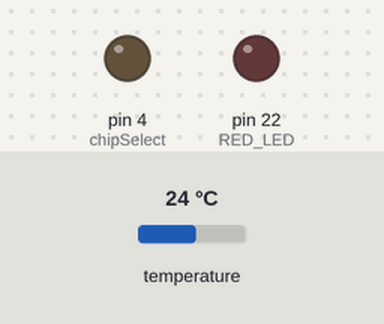
Simulated run of this sketch. Board: Arduino Mega 2560, built with avr-gcc and run on an emulated ATmega2560. Shown: output pins drawn as LEDs (lit = HIGH). Inputs (shaded band) come from the test bench; at power-on: temperature 24 °C. Pins used as bus, display or sensor lines are not drawn; what the sketch prints to the serial monitor is not drawn.

Above: at 0.1 s.
At 20.2 s:
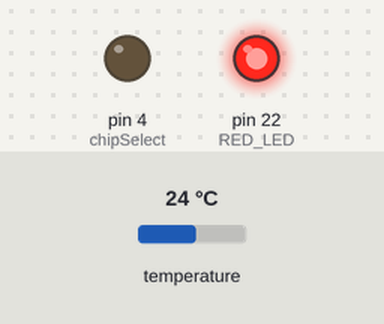
Timing chart, 0 to 21.7 s (numbered marks = the images above):
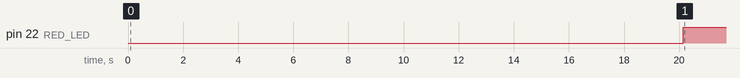

Measured:
- by itself, pin 22 (RED_LED): LOW → HIGH at 20.2 s

The sketch:

Geiger_Counter_Flight_2014_06_02.ino
```cpp
/*
 * Program Code for Stormdrifter II Flight Board by Glinka Dynamics
 * Based on the EURUS Balloon Code by James Coxon (GPS), Anthony Stirk's NTX2 RTTY code and Tom Igoe's SD Library.
 * Version of June 2, 2014.
 */

#include <stdlib.h>
#include <util/crc16.h>
#include <string.h>
#include <OneWire.h>


//
// Variablen
//

// GPS Variables.
int32_t lat = 0, lon = 0, alt = 0, lat_dec = 0, lon_dec = 0;
uint8_t hour = 0, minute = 0, second = 0, lock = 0, sats = 0;
unsigned long startGPS = 0;
int GPSerrorM = 0, GPSerrorL = 0, GPSerrorP = 0, GPSerrorT = 0, count = 0, n, gpsstatus, lockcount = 0;
byte navmode = 99;
byte error = 0;
int lon_int = 0, lat_int = 0;


// Sensor and Datastring Variables/Datatypes.
int id = 0;

// Datastring CRC16 Checksum Mechanism
uint16_t crccat(char *msg)
{
  uint16_t x;
  for(x = 0xFFFF; *msg; msg++)
    x = _crc_xmodem_update(x, *msg);
  snprintf(msg, 8, "*%04X\n", x);
  return(x);
}

//Pin Definitions.
const int RADIOPIN = 0;
const int RED_LED = 22;
const int YELLOW_LED = 1;


//Temperature Chip I/0.
OneWire ds(2); // on digital pin 2 //init von DS18b20

// Buffer Definitions.
uint8_t buf[250]; // GPS receive buffer.
char dataString[300];
char DSTemperString[20]; // Temperature of the DS18B20.

// temperature humidity pressure Bmp DS18b20 HIH-5030
double temperature_DS = 0;

// Software Serial for Debugging.
//SoftwareSerial GeigerSerial(7, 6); // RX, TX //geiger ausgeschaltet

// SD Chip Select
const int chipSelect = 4;

// Mathematic
int pows_of_ten[4] = {1, 10, 100, 1000};


void setup()
{
  pinMode(chipSelect, OUTPUT);
  pinMode(YELLOW_LED, OUTPUT);
  pinMode(RED_LED, OUTPUT);
  pinMode(RADIOPIN, OUTPUT);
  Serial.begin(9600); //GPS-Serial
  setupGPS();
  delay(100);
}

void loop()
{
  //
  //GPS einrichten
  //

  // GPS Control Routines, first check the Navigation Mode.
  gps_check_nav(); // gps ausgeschaltet
  // Check and set the navigation mode (Airborne, 1G).
  if(navmode != 6) {
    setupGPS();
  }


  //
  //GPS auslesen
  //

  gps_check_lock(); // Check if the GPS has Lock.
  gps_get_position(); // Read the Latitude, Longitude and Altitude.
  gps_get_time(); // Read the current Time.
  error = GPSerrorM + GPSerrorL + GPSerrorP + GPSerrorT; // Add up the errors.
  print_lat(); // Convert the Latitude into the proper format.
  print_lon(); // Convert the Longitude into the proper format.


  //
  //Lock anzeigen
  //

  // LED Control Routines
  if(lock != 3)
  {
    digitalWrite(RED_LED, HIGH);
  }
  else
  {
    digitalWrite(RED_LED, LOW);
  }


  //
  //Sensoren auslesen
  //

  // Read the Sensors, BMP085, DS18B20 and HIH-5030.
//  temperature = bmp.readTemperature(); //bmp //ausgeschaltet
//  pressure = bmp.readPressure();  //bmp //ausgeschaltet
  temperature_DS = getTemp();  // ds18b20
//  Humidity = analogRead(A3);  //hih //ausgeschaltet

  // Read the HIH-6121.
/*  byte _status;
  unsigned int H_dat, T_dat;
  RH, T_C;

    _status = fetch_humidity_temperature(&H_dat, &T_dat);
  //HIH Errorcontrol
    switch(_status)
    {
    case 0:
      Serial.println("Normal.");
      break;
    case 1:
      Serial.println("Stale Data.");
      break;
    case 2:
      Serial.println("In command mode.");
      break;
    default:
      Serial.println("Diagnostic.");
      break;
    }
  // Daten umrechnen zur besseren Lesbarkeit
    RH = (float) H_dat * 6.10e-3;
    T_C = (float) T_dat * 1.007e-2 - 40.0;
    print_float(RH, 1);
    print_float(T_C, 2);

  */  //hih ausgeschaltet

    // Convert the Sensor Data from Doubles into Strings.
    dtostrf(temperature_DS, 4, 2, DSTemperString);

  //
  // Read The Geiger Counter.
  //

  //    get_radiation(); //geiger ausgeschaltet


  //
  // String drucken und senden
  //

    // make a string for assembling the data to log:
    sprintf(dataString,"$$OERNEN-II,%d,%02d:%02d:%02d,%s%i.%07ld,%s%i.%07ld,%ld,%d,%d,%d,%d,%s", id, hour, minute, second,
      lat < 0 ? "-" : "",lat_int,lat_dec, lon < 0 ? "-" : "",lon_int,lon_dec, alt, navmode, error, lock, sats, DSTemperString);

    // Append the checksum, skipping the $$ prefix.
    crccat(dataString + 2);

  // Deactivate the Interrupts, Broadcast the String and enable the Interrupts again.
  noInterrupts();
  rtty_txstring(dataString);
  interrupts();

  //
  // Kontrollsumme erhöhen
  //

  // Increase the count by 1.
  id++;
}
```

GPS.ino
```cpp
/*
* This Section Controls the Operation of the uBlox MAX-6Q GPS.
* The NMEA functions are deactivated, the Navmode set to Airborne and the GPS Data is fetched using the UBX protocol.
*/

void setupGPS(){
  // Turning off all GPS NMEA strings apart on the uBlox module
  Serial.println("$PUBX,40,GLL,0,0,0,0*5C");
  delay(1000);
  Serial.println("$PUBX,40,GGA,0,0,0,0*5A");
  delay(1000);
  Serial.println("$PUBX,40,GSA,0,0,0,0*4E");
  delay(1000);
  Serial.println("$PUBX,40,RMC,0,0,0,0*47");
  delay(1000);
  Serial.println("$PUBX,40,GSV,0,0,0,0*59");
  delay(1000);
  Serial.println("$PUBX,40,VTG,0,0,0,0*5E");
  delay(3000); // Wait for the GPS to process all the previous commands

  // Set the GPS to airborne mode
  uint8_t setNav[] = {
  0xB5, 0x62, 0x06, 0x24, 0x24, 0x00, 0xFF, 0xFF, 0x06, 0x03, 0x00, 0x00, 0x00, 0x00, 0x10, 0x27, 0x00, 0x00, 0x05, 0x00, 0xFA, 0x00, 0xFA, 0x00, 0x64,
  0x00, 0x2C, 0x01, 0x00, 0x00, 0x00, 0x00, 0x00, 0x00, 0x00, 0x00, 0x00, 0x00, 0x00, 0x00, 0x00, 0x00, 0x16, 0xDC
}; //code zum einstellen des GPS
  sendUBX(setNav, sizeof(setNav)/sizeof(uint8_t));

}


/*
* Calculate a UBX checksum using 8-bit Fletcher (RFC1145)
*/
void gps_ubx_checksum(uint8_t* data, uint8_t len, uint8_t* cka, uint8_t* ckb)
{
  *cka = 0;
  *ckb = 0;
  for( uint8_t i = 0; i < len; i++ )
  {
    *cka += *data;
    *ckb += *cka;
    data++;
  }
}


/*
* Verify the checksum for the given data and length
*/
bool _gps_verify_checksum(uint8_t* data, uint8_t len)
{
  uint8_t a, b;
  gps_ubx_checksum(data, len, &a, &b);
  if( a != *(data + len) || b != *(data + len + 1))
  return false;
  else
  return true;
}


/*
* Get data from GPS, times out after 0.5 seconds
*/
void gps_get_data()
{
  int i = 0;
  unsigned long startTime = millis();
  while(1) {
    // Make sure data is available to read
    if (Serial.available()) {
      buf[i] = Serial.read();
      i++;
    }
    // Timeout if no valid response in 0.5 seconds
    if (millis() - startTime > 1000) {
      break;
    }
  }
}


/*
* Check the navigation status to determine the quality of the fix currently held by the receiver with a NAV-STATUS message
*/
void gps_check_lock()
{
  GPSerrorL = 0;
  Serial.flush();
  // Construct the request to the GPS
  uint8_t request[8] = {0xB5, 0x62, 0x01, 0x06, 0x00, 0x00, 0x07, 0x016};
  sendUBX(request, 8);

  // Get the message back from the GPS
  gps_get_data();
  // Verify the sync and header bits
  if( buf[0] != 0xB5 || buf[1] != 0x62 ) {
    GPSerrorL = 100;
  }
  if( buf[2] != 0x01 || buf[3] != 0x06 ) {
    GPSerrorL = 200;
  }

  // Check 60 bytes minus SYNC and CHECKSUM (4 bytes)
  if( !_gps_verify_checksum(&buf[2], 56) ) {
    GPSerrorL = 300;
  }

  if(GPSerrorL == 0){
    // Return the value if GPSfixOK is set in 'flags'
    if( buf[17] & 0x01 )
    lock = buf[16];
    else
    lock = 0;

    sats = buf[53];
  }
  else {
    lock = 0;
  }
}

/*
* Poll the GPS for a positition message then extract the useful information from it - POLLSH
*/
void gps_get_position()
{
  GPSerrorP = 0;
  Serial.flush();
  // Request a NAV-POLLSH message from the GPS
  uint8_t request[8] = {0xB5, 0x62, 0x01, 0x02, 0x00, 0x00, 0x03, 0x0A};
  sendUBX(request, 8);

  // Get the message back from the GPS
  gps_get_data();

  // Verify the sync and header bits
  if( buf[0] != 0xB5 || buf[1] != 0x62){
    GPSerrorP = 10;
  }
  if( buf[2] != 0x01 || buf[3] != 0x02 ){
    GPSerrorP = 20;
  }
  if( !_gps_verify_checksum(&buf[2], 32)){
    GPSerrorP = 30;
  }

  if(GPSerrorP == 0) {
    // 4 bytes of longitude (1e-7)
    lon = (int32_t)buf[10] | (int32_t)buf[11] << 8 | (int32_t)buf[12] << 16 | (int32_t)buf[13] << 24;
    // 4 bytes of latitude (1e-7)
    lat = (int32_t)buf[14] | (int32_t)buf[15] << 8 | (int32_t)buf[16] << 16 | (int32_t)buf[17] << 24;
    // 4 bytes of altitude above MSL (mm)
    alt = (int32_t)buf[22] | (int32_t)buf[23] << 8 | (int32_t)buf[24] << 16 | (int32_t)buf[25] << 24;
    alt /= 1000;
  }
}

/*
* Get the hour, minute and second from the GPS using the NAV-TIMEUTC message
*/
void gps_get_time()
{
  GPSerrorT = 0;
  Serial.flush();
  // Send a NAV-TIMEUTC message to the receiver
  uint8_t request[8] = {0xB5, 0x62, 0x01, 0x21, 0x00, 0x00, 0x22, 0x67};
  sendUBX(request, 8);

  // Get the message back from the GPS
  gps_get_data();

  // Verify the sync and header bits
  if( buf[0] != 0xB5 || buf[1] != 0x62 ) {
    GPSerrorT = 1;
  }
  if( buf[2] != 0x01 || buf[3] != 0x21 ) {
    GPSerrorT = 2;
  }
  if( !_gps_verify_checksum(&buf[2], 24)){
    GPSerrorT = 3;
  }
  if(GPSerrorT == 0) {
    if(hour > 23 || minute > 59 || second > 59)
    {
      GPSerrorT = 4;
    }
    else {
      hour = buf[22];
      minute = buf[23];
      second = buf[24];
    }
  }
}

/*
* Verify that the uBlox 6 GPS Receiver is set to the 1G airborne mode
*/
void gps_check_nav()
{
  GPSerrorM = 0;
  Serial.flush();
  // Send request about NAVMODE to GPS
  uint8_t request[8] = {0xB5, 0x62, 0x06, 0x24, 0x00, 0x00, 0x2A, 0x84};
  sendUBX(request, 8);

  // Get the message back from the GPS
  gps_get_data();

  // Verify sync and header bytes
  if( buf[0] != 0xB5 || buf[1] != 0x62 ){
    GPSerrorM = 41;
  }
  if( buf[2] != 0x06 || buf[3] != 0x24 ){
    GPSerrorM = 42;
  }
  // Check 40 bytes of message checksum
  if( !_gps_verify_checksum(&buf[2], 40) ) {
    GPSerrorM = 43;
  }

  // Return the navigation mode and let the caller analyze it
  navmode = buf[8];
}

// Send a byte array of UBX protocol to GPS
void sendUBX(uint8_t *MSG, uint8_t len) {
  for(int i=0; i<len; i++){
    Serial.write(MSG[i]);
  }
}

// Parse the Coordinates from the GPS into the proper format.
void print_lat()
{
   lat_int=abs(lat/10000000);
   lat_dec=labs(lat) % 10000000;
}

void print_lon()
{
   lon_int=abs(lon/10000000);
   lon_dec=labs(lon) % 10000000;
}
```

RTTY.ino
```cpp
/* Simple function to sent a char at a time to
** rtty_txbyte function.
** NB Each char is one byte (8 Bits)
*/
void rtty_txstring (char * string)
{

  char c;
  c = *string++;
  while ( c != '\0')
  {
    rtty_txbyte (c);
    c = *string++;
  }
}


/* Simple function to sent each bit of a char to
** rtty_txbit function.
** NB The bits are sent Least Significant Bit first
**
** All chars should be preceded with a 0 and
** proceded with a 1. 0 = Start bit; 1 = Stop bit
**
*/
void rtty_txbyte (char c)
{

  int i;
  rtty_txbit (0); // Start bit
  // Send bits for for char LSB first
  for (i=0;i<7;i++) // Change this here 7 or 8 for ASCII-7 / ASCII-8
  {
    if (c & 1) rtty_txbit(1);
    else rtty_txbit(0);
    c = c >> 1;
  }
  rtty_txbit (1); // Stop bit
}


void rtty_txbit (int bit)
{
  if (bit)
  {
    // high
    digitalWrite(RADIOPIN, HIGH);
    digitalWrite(YELLOW_LED, HIGH);
  }
  else
  {
    // low
    digitalWrite(RADIOPIN, LOW);
    digitalWrite(YELLOW_LED, LOW);
  }
//   delayMicroseconds(3370); // 300 baud
  delayMicroseconds(10000); // For 50 Baud uncomment this and the line below.
  delayMicroseconds(10150); // For some reason you can't do 20150 it just doesn't work.
}
```

Sensors.ino
```cpp
/* Controls the DS18B20 temperature sensor and HIH-4030 Humidity sensor and also measures battery voltage from the voltage divider on the board.
*  The BMP085 is now controlled by using the Adafruit Library for it.
*/


/* Reads Temperature Sensor DS18B20 in DEG CELSIUS
 *
 */
float getTemp()
{
  byte data[12];
  byte addr[8];

  if( !ds.search(addr))
  {
    ds.reset_search();
    return -1000;
  }

  if( OneWire::crc8( addr, 7) != addr[7])
  {
    //Serial.println("CRC is not valid!");  //No Serialconnection used
    return -1001;
  }

  if( addr[0] != 0x10 && addr[0] != 0x28)
  {
    //Serial.print("Device is not recognized");  //NO serial Connection used
    return -1002;
  }

  ds.reset();
  ds.select(addr);
  ds.write(0x44,1); // start conversion with parasite power on at the end

//  byte present = ds.reset();
  ds.select(addr);
  ds.write(0xBE); // Read Scratchpad

  for (int i = 0; i < 9; i++)
  { // we need 9 bytes
    data[i] = ds.read();
  }

  ds.reset_search();

  byte MSB = data[1];
  byte LSB = data[0];

  float tempRead = ((MSB << 8) | LSB); // using two's complement
  float TemperatureSum = tempRead / 16;

  return TemperatureSum;

}
```
